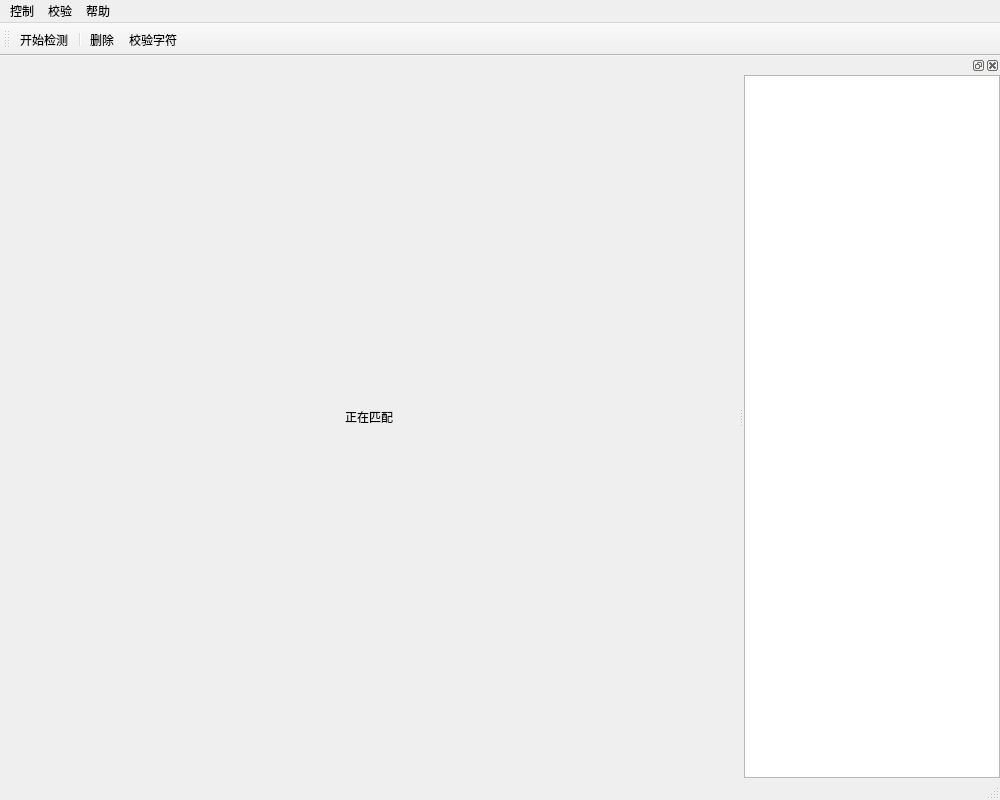
<?xml version="1.0" encoding="UTF-8"?>
<ui version="4.0">
 <class>MainWindow</class>
 <widget class="QMainWindow" name="MainWindow">
  <property name="geometry">
   <rect>
    <x>0</x>
    <y>0</y>
    <width>1000</width>
    <height>800</height>
   </rect>
  </property>
  <property name="windowTitle">
   <string>组立智能焊接系统</string>
  </property>
  <widget class="QWidget" name="centralWidget">
   <layout class="QVBoxLayout" name="verticalLayout_3">
    <property name="spacing">
     <number>0</number>
    </property>
    <property name="leftMargin">
     <number>0</number>
    </property>
    <property name="topMargin">
     <number>0</number>
    </property>
    <property name="rightMargin">
     <number>0</number>
    </property>
    <property name="bottomMargin">
     <number>0</number>
    </property>
    <item>
     <layout class="QVBoxLayout" name="verticalLayout_2">
      <property name="spacing">
       <number>0</number>
      </property>
      <item>
       <widget class="QWidget" name="widget_picBox" native="true"/>
      </item>
      <item>
       <widget class="QWidget" name="widget_3d" native="true">
        <layout class="QVBoxLayout" name="verticalLayout_4">
         <property name="spacing">
          <number>0</number>
         </property>
         <property name="leftMargin">
          <number>0</number>
         </property>
         <property name="topMargin">
          <number>0</number>
         </property>
         <property name="rightMargin">
          <number>0</number>
         </property>
         <property name="bottomMargin">
          <number>0</number>
         </property>
         <item>
          <widget class="QLabel" name="label">
           <property name="text">
            <string>正在匹配</string>
           </property>
           <property name="scaledContents">
            <bool>false</bool>
           </property>
           <property name="alignment">
            <set>Qt::AlignCenter</set>
           </property>
          </widget>
         </item>
        </layout>
       </widget>
      </item>
      <item>
       <widget class="QWidget" name="widget_longmen" native="true"/>
      </item>
     </layout>
    </item>
   </layout>
  </widget>
  <widget class="QMenuBar" name="menuBar">
   <property name="geometry">
    <rect>
     <x>0</x>
     <y>0</y>
     <width>1000</width>
     <height>28</height>
    </rect>
   </property>
   <widget class="QMenu" name="menu">
    <property name="title">
     <string>控制</string>
    </property>
    <addaction name="act_Option"/>
    <addaction name="act_Test"/>
    <addaction name="separator"/>
    <addaction name="act_quit"/>
   </widget>
   <widget class="QMenu" name="menu_2">
    <property name="title">
     <string>校验</string>
    </property>
    <addaction name="act_Del"/>
    <addaction name="act_Character"/>
   </widget>
   <widget class="QMenu" name="menu_3">
    <property name="title">
     <string>帮助</string>
    </property>
    <addaction name="act_Register"/>
    <addaction name="act_abort"/>
   </widget>
   <addaction name="menu"/>
   <addaction name="menu_2"/>
   <addaction name="menu_3"/>
  </widget>
  <widget class="QToolBar" name="mainToolBar">
   <attribute name="toolBarArea">
    <enum>TopToolBarArea</enum>
   </attribute>
   <attribute name="toolBarBreak">
    <bool>false</bool>
   </attribute>
   <addaction name="act_Option"/>
   <addaction name="separator"/>
   <addaction name="act_Del"/>
   <addaction name="act_Character"/>
  </widget>
  <widget class="QStatusBar" name="statusBar"/>
  <widget class="QDockWidget" name="dockWidget_2">
   <attribute name="dockWidgetArea">
    <number>2</number>
   </attribute>
   <widget class="QWidget" name="dockWidgetContents_3">
    <layout class="QVBoxLayout" name="verticalLayout">
     <property name="spacing">
      <number>0</number>
     </property>
     <property name="leftMargin">
      <number>0</number>
     </property>
     <property name="topMargin">
      <number>0</number>
     </property>
     <property name="rightMargin">
      <number>0</number>
     </property>
     <property name="bottomMargin">
      <number>0</number>
     </property>
     <item>
      <widget class="QPlainTextEdit" name="textEdit"/>
     </item>
    </layout>
   </widget>
  </widget>
  <action name="act_Option">
   <property name="icon">
    <iconset resource="resource.qrc">
     <normaloff>:/image/start.png</normaloff>:/image/start.png</iconset>
   </property>
   <property name="text">
    <string>开始检测</string>
   </property>
   <property name="shortcut">
    <string>Ctrl+N</string>
   </property>
  </action>
  <action name="act_Del">
   <property name="icon">
    <iconset resource="resource.qrc">
     <normaloff>:/image/delete.png</normaloff>:/image/delete.png</iconset>
   </property>
   <property name="text">
    <string>删除</string>
   </property>
   <property name="shortcut">
    <string>Del</string>
   </property>
  </action>
  <action name="act_Character">
   <property name="icon">
    <iconset resource="resource.qrc">
     <normaloff>:/image/Character.png</normaloff>:/image/Character.png</iconset>
   </property>
   <property name="text">
    <string>校验字符</string>
   </property>
   <property name="shortcut">
    <string>Ctrl+C</string>
   </property>
  </action>
  <action name="act_examine_char_complete">
   <property name="icon">
    <iconset resource="resource.qrc">
     <normaloff>:/image/check.png</normaloff>:/image/check.png</iconset>
   </property>
   <property name="text">
    <string>完成字符校验</string>
   </property>
  </action>
  <action name="act_send">
   <property name="icon">
    <iconset resource="resource.qrc">
     <normaloff>:/image/redo.png</normaloff>:/image/redo.png</iconset>
   </property>
   <property name="text">
    <string>P焊缝发送</string>
   </property>
   <property name="toolTip">
    <string>P焊缝发送</string>
   </property>
  </action>
  <action name="act_quit">
   <property name="text">
    <string>退出</string>
   </property>
  </action>
  <action name="act_abort">
   <property name="text">
    <string>关于...</string>
   </property>
  </action>
  <action name="act_Test">
   <property name="text">
    <string>压力测试</string>
   </property>
  </action>
  <action name="action">
   <property name="text">
    <string>测试</string>
   </property>
  </action>
  <action name="act_Register">
   <property name="text">
    <string>软件注册...</string>
   </property>
  </action>
 </widget>
 <layoutdefault spacing="6" margin="11"/>
 <resources>
  <include location="resource.qrc"/>
 </resources>
 <connections>
  <connection>
   <sender>act_quit</sender>
   <signal>triggered()</signal>
   <receiver>MainWindow</receiver>
   <slot>close()</slot>
   <hints>
    <hint type="sourcelabel">
     <x>-1</x>
     <y>-1</y>
    </hint>
    <hint type="destinationlabel">
     <x>499</x>
     <y>399</y>
    </hint>
   </hints>
  </connection>
 </connections>
</ui>
